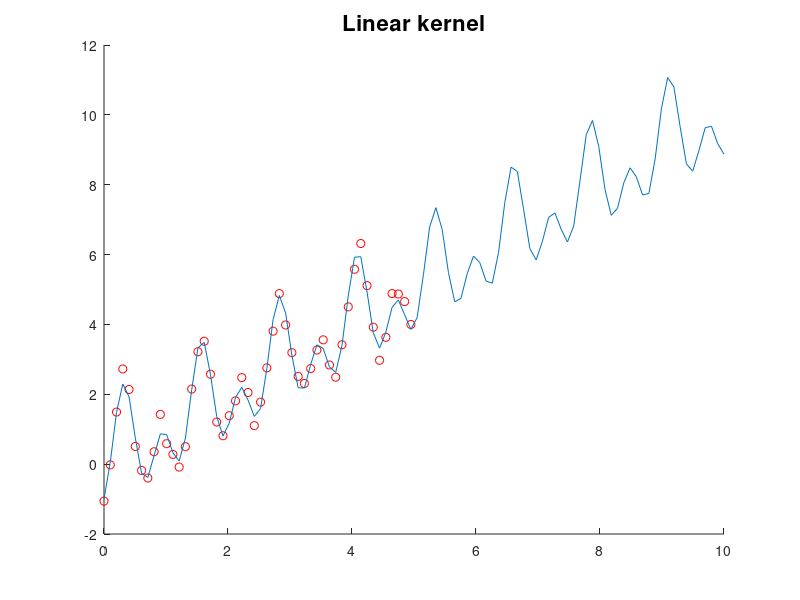

The MATLAB source for this figure: (Note: this script raises an error after producing the figure.)
% This script illustrates kernelized linear regression
% Author: Andreas Krause (ETHZ)
% Note that the hyperparameters are manually chosen here;
% In practice, one would need to use cross-validation to fit them

n = 100; 
x = linspace(0,10,n);  %create 1-D input data
f = x+sin(x*5)-cos(x*10); %true functional response
y = f+0.2*randn(1,n); %generate noisy labels
clf
hold on
axis([0,10,-2,12])

% select a subset of points for training and plot
trainind = 1:50;
ntr = length(trainind);

xtr = x(trainind);
ytr = y(trainind);
plot(xtr,ytr,'ro');
title('Training data','fontsize',16)
pause

plot(x,f);
title('Function we wish to learn','fontsize',16)
pause

% we now use linear (ridge) regression for predictions
Ktr = xtr'*xtr; %construct kernel matrix on training data
lambda = .05;
alpha = (Ktr+lambda*eye(ntr))\ytr'; %solve for dual vars
Kpr = xtr'*x; %compute kernel between train and test points
ypr = alpha'*Kpr; %predict
title('Linear kernel','fontsize',16)
h = plot(x,ypr,'k','linewidth',2);

pause

delete(h)

% we now use KLR with Gaussian kernel for predictions
Dtr = dist(xtr);
Ktr = exp(-Dtr.^2*25);
lambda = .05;
alpha = (Ktr+lambda*eye(ntr))\ytr';
Dpr = dist(xtr',x);
Kpr = exp(-Dpr.^2*25);
ypr = alpha'*Kpr;
title('Gaussian kernel','fontsize',16)
h = plot(x,ypr,'k','linewidth',2);

pause

% we now use KLR with Gaussian + linear kernel for predictions
delete(h)
Dtr = dist(xtr);
Ktr = exp(-Dtr.^2*25)+xtr'*xtr;
lambda = .05;
alpha = (Ktr+lambda*eye(ntr))\ytr';
Dpr = dist(xtr',x);
Kpr = exp(-Dpr.^2*25)+xtr'*x;
ypr = alpha'*Kpr;
title('Gaussian + linear kernel','fontsize',16)
h = plot(x,ypr,'k','linewidth',2);

pause

% we now use KLR with Periodic kernel for predictions
delete(h)
Dtr = dist(xtr);
Ktr = exp(-sin(Dtr*2.5).^2);
lambda = .1;
alpha = (Ktr+lambda*eye(ntr))\ytr';
Dpr = dist(xtr',x);
Kpr = exp(-sin(Dpr*2.5).^2);
ypr = alpha'*Kpr;
title('Periodic kernel','fontsize',16)
h = plot(x,ypr,'k','linewidth',2);

pause

% we now use KLR with Periodic + linear kernel for predictions
delete(h)
Dtr = dist(xtr);
Ktr = exp(-sin(Dtr*2.5).^2)+xtr'*xtr;
lambda = .1;
alpha = (Ktr+lambda*eye(ntr))\ytr';
Dpr = dist(xtr',x);
Kpr = exp(-sin(Dpr*2.5).^2)+xtr'*x;
ypr = alpha'*Kpr;
title('Periodic + linear kernel','fontsize',16)
h = plot(x,ypr,'k','linewidth',2);

hold off
